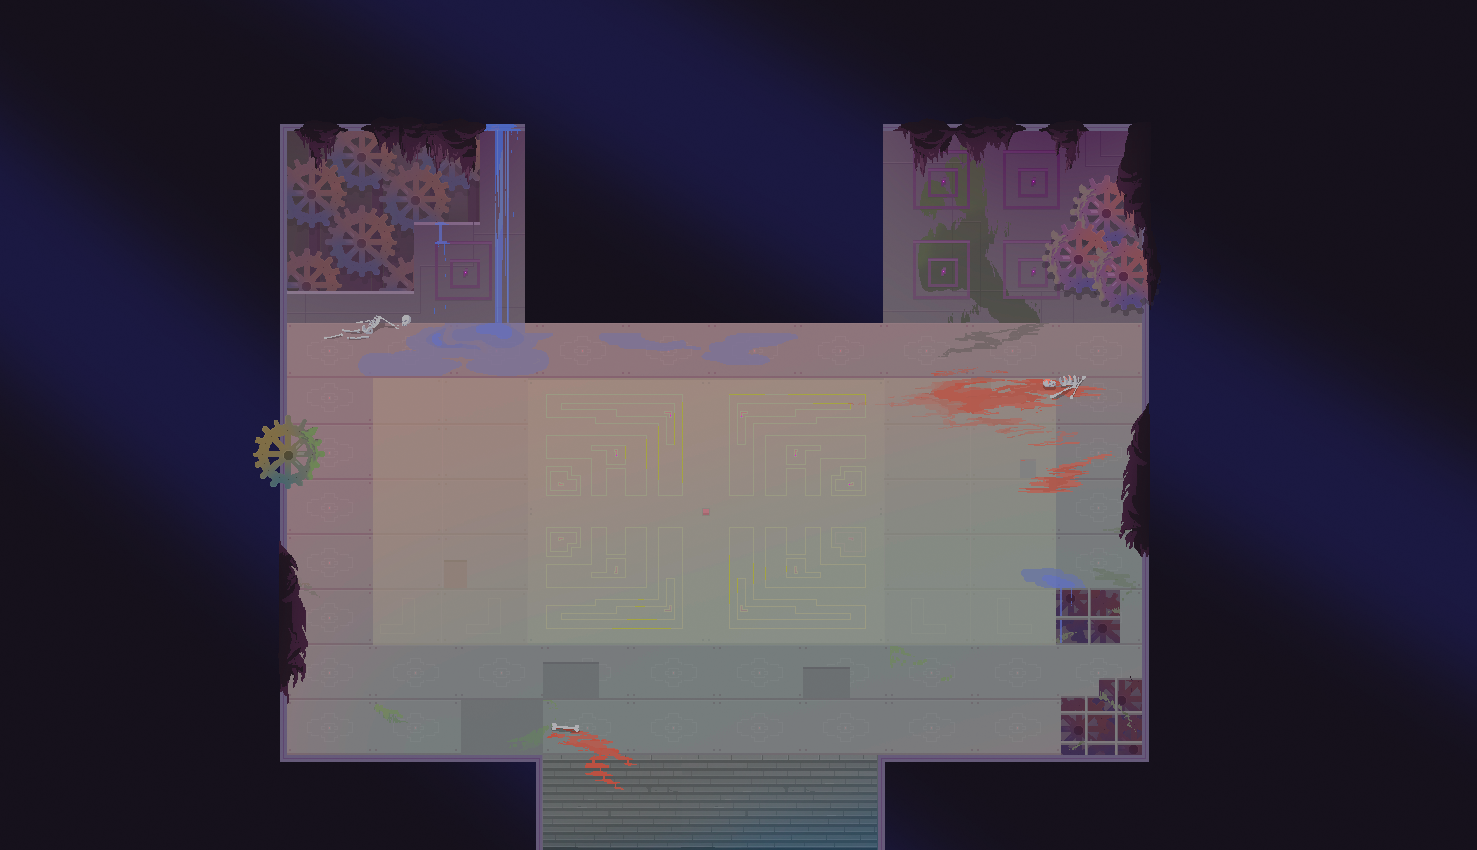

A level layout from a 2D game, rendered from its tile map. Below: a short description, then the map file with tile-grid data replaced by summaries:
An orthogonal 1x1 tile map with 1477x850 px tiles, 1 tile layer (BACKGROUND_LAYER).

<map version="1.4" tiledversion="1.4.3" orientation="orthogonal" renderorder="right-down" width="1" height="1" tilewidth="1477" tileheight="850" infinite="0" nextlayerid="2" nextobjectid="1">
 <tileset firstgid="1" name="Mehan" tilewidth="1477" tileheight="850" tilecount="1" columns="1">
  <image source="Mehan.png" width="1477" height="850" />
 </tileset>
 <layer id="1" name="BACKGROUND_LAYER" width="1" height="1">
  <data>[1 cells, 1 non-empty, 1 distinct tile ids]</data>
 </layer>
</map>
